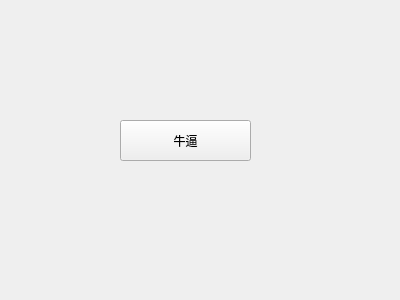
<?xml version="1.0" encoding="UTF-8"?>
<ui version="4.0">
 <class>Form</class>
 <widget class="QWidget" name="Form">
  <property name="geometry">
   <rect>
    <x>0</x>
    <y>0</y>
    <width>400</width>
    <height>300</height>
   </rect>
  </property>
  <property name="windowTitle">
   <string>Form</string>
  </property>
  <widget class="QPushButton" name="pushButton">
   <property name="geometry">
    <rect>
     <x>120</x>
     <y>120</y>
     <width>131</width>
     <height>41</height>
    </rect>
   </property>
   <property name="text">
    <string>牛逼</string>
   </property>
  </widget>
 </widget>
 <resources/>
 <connections/>
</ui>
